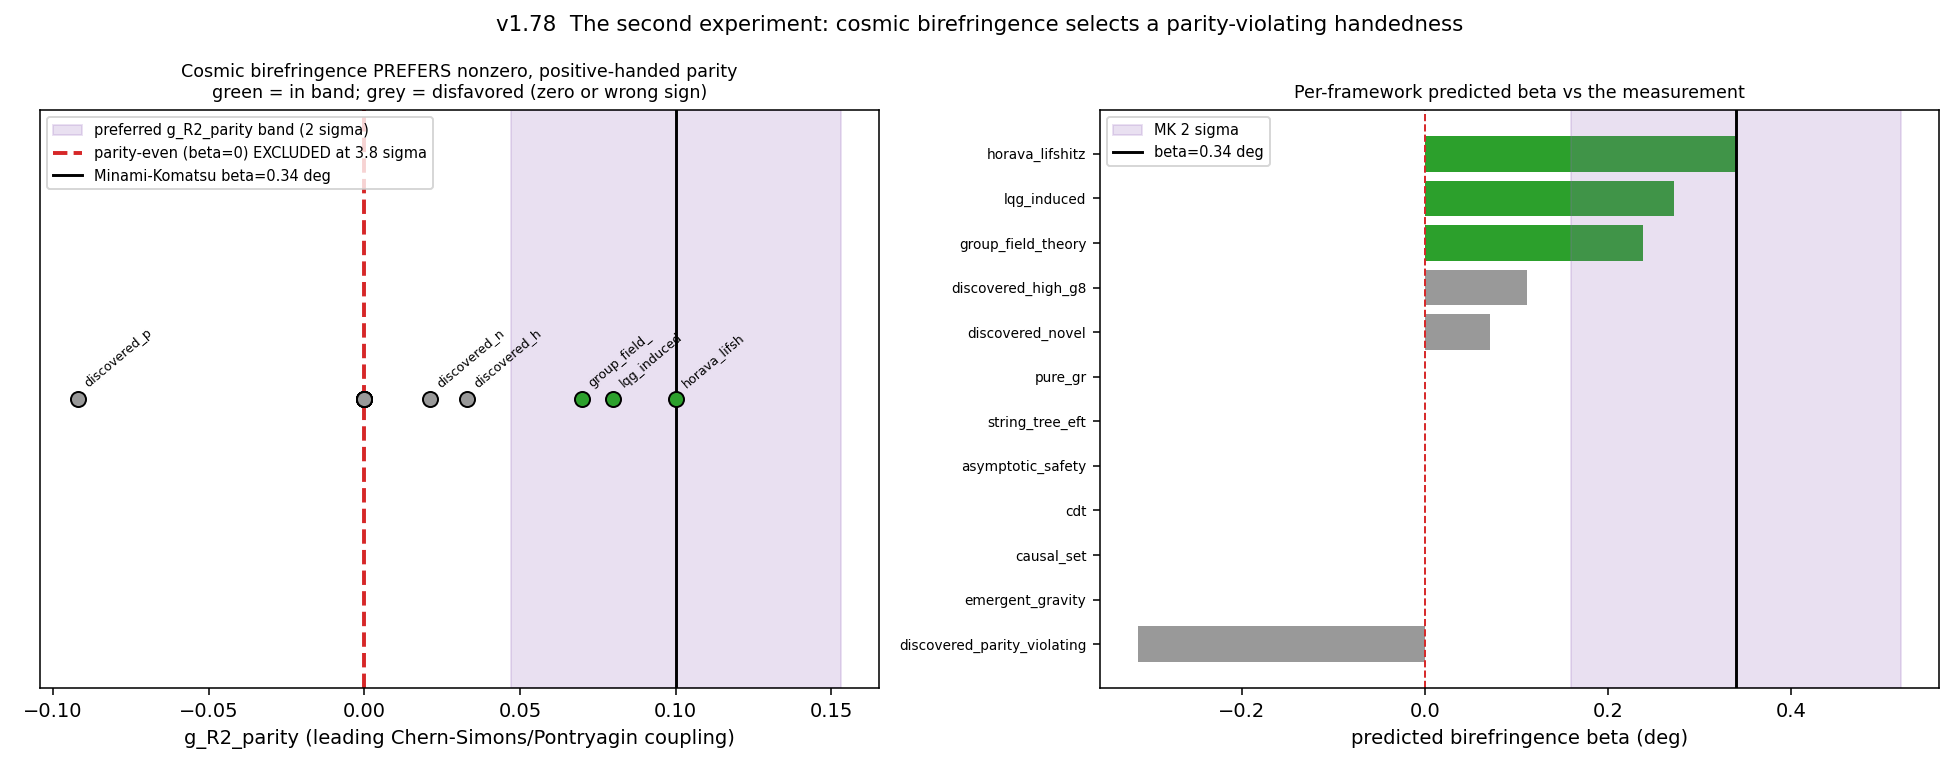

Source code (Python):
"""v1.78 - The second experiment: cosmic birefringence, and the engine's first
DATA preference for a nonzero (parity-violating) coefficient.

We ingest the Minami-Komatsu / Eskilt isotropic cosmic-birefringence measurement
beta = 0.34 +/- 0.09 deg as a constraint on the parity sector, and show:
  (1) the allowed g_R2_parity band EXCLUDES ZERO -- the engine now prefers a
      nonzero, definite-handedness parity coupling;
  (2) which frameworks are favored (in the band) vs disfavored (parity-even, or
      the WRONG handedness);
  (3) the 2-experiment 'empirical swampland': theory + sub-mm + birefringence.

Run on Vulcan:  python experiments/birefringence_ingest.py
"""
import json
import sys

import numpy as np
import matplotlib
matplotlib.use("Agg")
import matplotlib.pyplot as plt

sys.path.insert(0, "src")
sys.path.insert(0, "experiments")

from stack import build_stack
from itb.predict import FRAMEWORKS
from itb.constraints.cosmic_birefringence import (
    CosmicBirefringenceData, BETA_MEAS_DEG, BETA_SIGMA_DEG, KAPPA_BETA)


def main():
    bire = CosmicBirefringenceData(mode="hint", n_sigma=2.0)
    band = bire.preferred_band
    zero_sigma = bire.excludes_zero_at_sigma

    theo = build_stack(bnossw_mean="geometric", rfc_form="convex_hull")
    both = build_stack(bnossw_mean="geometric", rfc_form="convex_hull",
                       include_data=True, include_birefringence=True)

    # framework verdicts
    rows = []
    for name, fw in FRAMEWORKS.items():
        th = fw.encode()
        gp = th.coefficients.get("g_R2_parity", 0.0)
        bpred = KAPPA_BETA * gp
        bire_ok = bire.evaluate(th).satisfied
        feas_theo = all(c.evaluate(th).satisfied for c in theo)
        feas_both = all(c.evaluate(th).satisfied for c in both)
        rows.append({"framework": name, "g_R2_parity": round(gp, 3),
                     "beta_pred_deg": round(bpred, 3),
                     "birefringence_ok": bool(bire_ok),
                     "feasible_theory_only": bool(feas_theo),
                     "feasible_theory+both_data": bool(feas_both)})
    rows.sort(key=lambda r: -r["g_R2_parity"])

    favored = [r["framework"] for r in rows if r["birefringence_ok"]]
    parity_even_excluded = [r["framework"] for r in rows
                            if r["g_R2_parity"] == 0.0 and not r["birefringence_ok"]]
    wrong_handed = [r["framework"] for r in rows
                    if r["g_R2_parity"] < 0 and not r["birefringence_ok"]]
    survive_both = [r["framework"] for r in rows if r["feasible_theory+both_data"]]

    # ---- figure ----
    fig, (ax1, ax2) = plt.subplots(1, 2, figsize=(14, 5.5))
    # left: beta line with MK measurement, band, zero, frameworks
    gp_grid = np.linspace(-0.15, 0.20, 300)
    ax1.axvspan(band[0], band[1], color="#9467bd", alpha=0.2,
                label=f"preferred g_R2_parity band (2 sigma)")
    ax1.axvline(0.0, color="#d62728", lw=2, ls="--",
                label=f"parity-even (beta=0) EXCLUDED at {zero_sigma:.1f} sigma")
    ax1.axvline(BETA_MEAS_DEG / KAPPA_BETA, color="black", lw=1.5,
                label=f"Minami-Komatsu beta={BETA_MEAS_DEG} deg")
    for r in rows:
        gp = r["g_R2_parity"]
        col = "#2ca02c" if r["birefringence_ok"] else "#999999"
        ax1.scatter([gp], [0], s=60, color=col, edgecolor="black", zorder=5)
        if abs(gp) > 1e-6:
            ax1.annotate(r["framework"][:12], (gp, 0), rotation=40, fontsize=6.5,
                         textcoords="offset points", xytext=(2, 6))
    ax1.set_yticks([]); ax1.set_xlabel("g_R2_parity (leading Chern-Simons/Pontryagin coupling)")
    ax1.set_title("Cosmic birefringence PREFERS nonzero, positive-handed parity\n"
                  "green = in band; grey = disfavored (zero or wrong sign)", fontsize=9)
    ax1.legend(fontsize=7.5, loc="upper left")

    # right: beta predicted per framework vs measurement
    fw_n = [r["framework"] for r in rows]
    betas = [r["beta_pred_deg"] for r in rows]
    cols = ["#2ca02c" if r["birefringence_ok"] else "#999999" for r in rows]
    ax2.barh(fw_n[::-1], betas[::-1], color=cols[::-1])
    ax2.axvspan(BETA_MEAS_DEG - 2*BETA_SIGMA_DEG, BETA_MEAS_DEG + 2*BETA_SIGMA_DEG,
                color="#9467bd", alpha=0.2, label="MK 2 sigma")
    ax2.axvline(BETA_MEAS_DEG, color="black", lw=1.5, label="beta=0.34 deg")
    ax2.axvline(0.0, color="#d62728", lw=1, ls="--")
    ax2.set_xlabel("predicted birefringence beta (deg)")
    ax2.set_title("Per-framework predicted beta vs the measurement", fontsize=9)
    ax2.tick_params(axis="y", labelsize=7); ax2.legend(fontsize=7.5)
    fig.suptitle("v1.78  The second experiment: cosmic birefringence selects a "
                 "parity-violating handedness", fontsize=11)
    fig.tight_layout()
    png = "/tmp/birefringence_ingest.png"
    fig.savefig(png, dpi=140)

    summary = {
        "measurement": {"beta_deg": BETA_MEAS_DEG, "sigma_deg": BETA_SIGMA_DEG,
                        "excludes_zero_at_sigma": round(zero_sigma, 2),
                        "citation": "Minami-Komatsu 2020 / Eskilt-Komatsu 2022"},
        "mapping": f"beta = {KAPPA_BETA} * g_R2_parity (order-of-magnitude)",
        "preferred_g_R2_parity_band_2sigma": [round(b, 4) for b in band],
        "zero_excluded": bool(0.0 < band[0] or 0.0 > band[1]),
        "favored_by_birefringence": favored,
        "disfavored_parity_even": parity_even_excluded,
        "disfavored_wrong_handedness": wrong_handed,
        "survive_theory_plus_both_data": survive_both,
        "frameworks": rows,
        "honesty": "beta is a ~3.6 sigma HINT, not a discovery; the main systematic "
                   "is detector polarization-angle miscalibration.",
        "png": png,
    }
    print(json.dumps(summary, indent=2))


if __name__ == "__main__":
    main()
